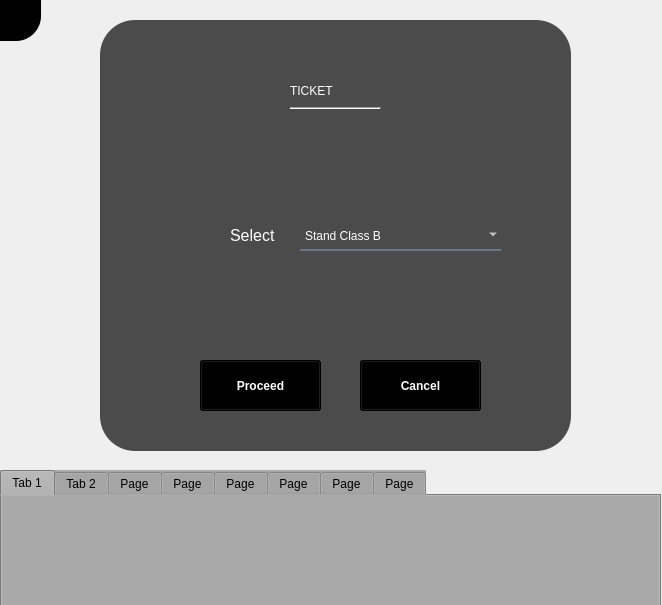
<?xml version="1.0" encoding="UTF-8"?>
<ui version="4.0">
 <class>Form</class>
 <widget class="QWidget" name="Form">
  <property name="geometry">
   <rect>
    <x>0</x>
    <y>0</y>
    <width>662</width>
    <height>605</height>
   </rect>
  </property>
  <property name="windowTitle">
   <string>Form</string>
  </property>
  <widget class="QLabel" name="label_3">
   <property name="geometry">
    <rect>
     <x>290</x>
     <y>70</y>
     <width>201</width>
     <height>41</height>
    </rect>
   </property>
   <property name="styleSheet">
    <string notr="true">COLOR:WHITE;
FONT-SIZE:30PX;</string>
   </property>
   <property name="text">
    <string>TICKET</string>
   </property>
  </widget>
  <widget class="Line" name="line">
   <property name="geometry">
    <rect>
     <x>290</x>
     <y>100</y>
     <width>91</width>
     <height>16</height>
    </rect>
   </property>
   <property name="orientation">
    <enum>Qt::Horizontal</enum>
   </property>
  </widget>
  <widget class="QLabel" name="label_4">
   <property name="geometry">
    <rect>
     <x>40</x>
     <y>80</y>
     <width>37</width>
     <height>12</height>
    </rect>
   </property>
   <property name="text">
    <string/>
   </property>
  </widget>
  <widget class="QPushButton" name="pushButton">
   <property name="geometry">
    <rect>
     <x>200</x>
     <y>360</y>
     <width>121</width>
     <height>51</height>
    </rect>
   </property>
   <property name="styleSheet">
    <string notr="true">
QPushButton {
background-color:rgba(0,0,0,500);
  color: #ffffff;
  border: 1px solid grayrgb(50, 50, 50);

  font-size: 12px;
  font-weight: bold;


  transition: all 0.3s ease-in-out;
}

QPushButton:hover {
  background-color: #555555;
  box-shadow: 0 0 20px #ffffff;  /* increased shadow size */
  transform: scale(1.1);  /* increased hover effect */
}

</string>
   </property>
   <property name="text">
    <string>Proceed</string>
   </property>
  </widget>
  <widget class="QPushButton" name="pushButton_2">
   <property name="geometry">
    <rect>
     <x>360</x>
     <y>360</y>
     <width>121</width>
     <height>51</height>
    </rect>
   </property>
   <property name="styleSheet">
    <string notr="true">
QPushButton {
background-color:rgba(0,0,0,500);
  color: #ffffff;
  border: 1px solid grayrgb(50, 50, 50);

  font-size: 12px;
  font-weight: bold;


  transition: all 0.3s ease-in-out;
}

QPushButton:hover {
  background-color: #555555;
  box-shadow: 0 0 20px #ffffff;  /* increased shadow size */
  transform: scale(1.1);  /* increased hover effect */
}

</string>
   </property>
   <property name="text">
    <string>Cancel</string>
   </property>
  </widget>
  <widget class="QTabWidget" name="tabWidget">
   <property name="geometry">
    <rect>
     <x>0</x>
     <y>470</y>
     <width>661</width>
     <height>141</height>
    </rect>
   </property>
   <property name="styleSheet">
    <string notr="true">background-color:darkgrey;
</string>
   </property>
   <property name="currentIndex">
    <number>0</number>
   </property>
   <widget class="QWidget" name="tab">
    <attribute name="title">
     <string>Tab 1</string>
    </attribute>
   </widget>
   <widget class="QWidget" name="tab_2">
    <attribute name="title">
     <string>Tab 2</string>
    </attribute>
   </widget>
   <widget class="QWidget" name="tab_3">
    <attribute name="title">
     <string>Page</string>
    </attribute>
   </widget>
   <widget class="QWidget" name="tab_4">
    <attribute name="title">
     <string>Page</string>
    </attribute>
   </widget>
   <widget class="QWidget" name="tab_5">
    <attribute name="title">
     <string>Page</string>
    </attribute>
   </widget>
   <widget class="QWidget" name="tab_6">
    <attribute name="title">
     <string>Page</string>
    </attribute>
   </widget>
   <widget class="QWidget" name="tab_7">
    <attribute name="title">
     <string>Page</string>
    </attribute>
   </widget>
   <widget class="QWidget" name="tab_8">
    <attribute name="title">
     <string>Page</string>
    </attribute>
   </widget>
  </widget>
  <widget class="QComboBox" name="comboBox">
   <property name="geometry">
    <rect>
     <x>300</x>
     <y>220</y>
     <width>201</width>
     <height>31</height>
    </rect>
   </property>
   <property name="styleSheet">
    <string notr="true">background-color:rgba(0,0,0,0);
border:none;
border-bottom:2px solid rgba(105,118,132,255);
color:white;;
font-size:12px;</string>
   </property>
   <item>
    <property name="text">
     <string>Stand Class B</string>
    </property>
   </item>
   <item>
    <property name="text">
     <string>Stand Class C</string>
    </property>
   </item>
   <item>
    <property name="text">
     <string extracomment="Select">Stand class A</string>
    </property>
   </item>
   <item>
    <property name="text">
     <string>VIP Box</string>
    </property>
   </item>
  </widget>
  <widget class="QLabel" name="label_5">
   <property name="geometry">
    <rect>
     <x>230</x>
     <y>220</y>
     <width>91</width>
     <height>31</height>
    </rect>
   </property>
   <property name="styleSheet">
    <string notr="true">font-size:16px;
color:white;</string>
   </property>
   <property name="text">
    <string>Select</string>
   </property>
  </widget>
  <widget class="QLabel" name="label_6">
   <property name="geometry">
    <rect>
     <x>100</x>
     <y>20</y>
     <width>471</width>
     <height>431</height>
    </rect>
   </property>
   <property name="styleSheet">
    <string notr="true">background-color:rgba(0,0,0,175);
border-radius:35px;</string>
   </property>
   <property name="text">
    <string/>
   </property>
  </widget>
  <widget class="QPushButton" name="pushButton_11">
   <property name="geometry">
    <rect>
     <x>0</x>
     <y>0</y>
     <width>41</width>
     <height>41</height>
    </rect>
   </property>
   <property name="mouseTracking">
    <bool>true</bool>
   </property>
   <property name="styleSheet">
    <string notr="true">
QPushButton {
background-color:rgba(0,0,0,500);
  color: #ffffff;
  border: 1px solid grayrgb(50, 50, 50);

  font-size: 12px;
  font-weight: bold;



  border-bottom-right-radius: 25px;
  transition: all 0.3s ease-in-out;
}

QPushButton:hover {
  background-color: #555555;
  box-shadow: 0 0 20px #ffffff;  /* increased shadow size */
  transform: scale(1.1);  /* increased hover effect */
}

</string>
   </property>
   <property name="text">
    <string/>
   </property>
   <property name="icon">
    <iconset>
     <normaloff>../images/back1.png</normaloff>../images/back1.png</iconset>
   </property>
   <property name="iconSize">
    <size>
     <width>20</width>
     <height>20</height>
    </size>
   </property>
  </widget>
  <zorder>label_6</zorder>
  <zorder>label_3</zorder>
  <zorder>line</zorder>
  <zorder>label_4</zorder>
  <zorder>pushButton</zorder>
  <zorder>pushButton_2</zorder>
  <zorder>tabWidget</zorder>
  <zorder>comboBox</zorder>
  <zorder>label_5</zorder>
  <zorder>pushButton_11</zorder>
 </widget>
 <resources/>
 <connections/>
</ui>
